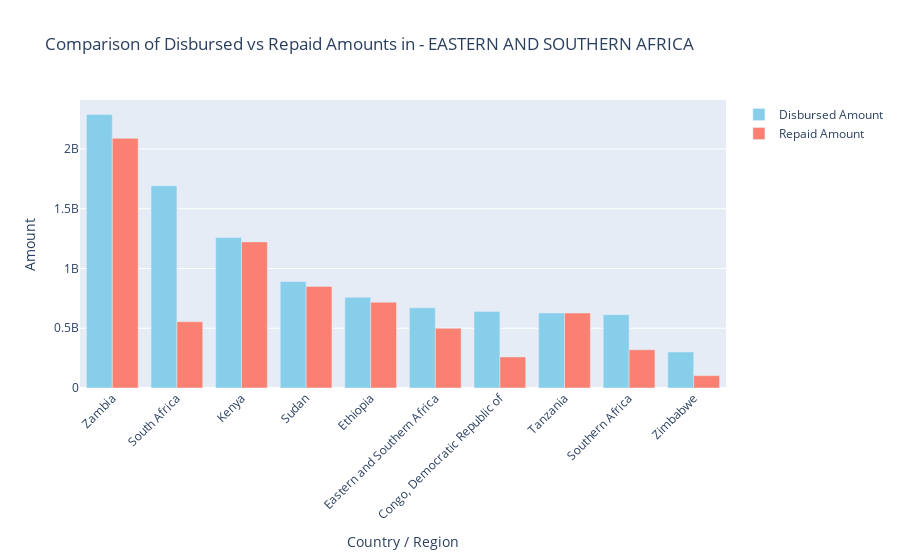

The code cell stored with this chart in its notebook:
### Markdown cell above
## Comparison of Disbursed vs Repaid Amounts in - EASTERN AND SOUTHERN AFRICA
* South Africa - remapyment rates are lowest of 32% 
* Zambia has highest repayment rate of 91%

### Code cell
import plotly.graph_objects as go

# Create figure
fig = go.Figure()

# Add bars for disbursed amounts
fig.add_trace(go.Bar(
    x=df['country_economy'], 
    y=df['total_disbursed'],
    name='Disbursed Amount',
    marker_color='skyblue'
))

# Add bars for repaid amounts (shifted)
fig.add_trace(go.Bar(
    x=df['country_economy'], 
    y=df['total_repaid'],
    name='Repaid Amount',
    marker_color='salmon'
))

# Update layout
fig.update_layout(
    title='Comparison of Disbursed vs Repaid Amounts in - EASTERN AND SOUTHERN AFRICA',
    xaxis_title='Country / Region',
    yaxis_title='Amount',
    barmode='group',  # Side-by-side bars
    xaxis_tickangle=-45,  # Rotate x-axis labels
)

# Show the plot
fig.show()

### Figure 1 — Plotly figure (JSON) as saved in the notebook; plotly's stock layout.template omitted (floating-point values rounded to 4 significant figures)
{"data": [{"marker": {"color": "skyblue"}, "name": "Disbursed Amount", "type": "bar", "x": ["Zambia", "South Africa", "Kenya", "Sudan", "Ethiopia", "Eastern and Southern Africa", "Congo, Democratic Republic of", "Tanzania", "Southern Africa", "Zimbabwe"], "y": [2289462579, 1692600000, 1258535595, 890646099, 760178841, 670713477, 641079979, 627822794, 613900000, 301700000]}, {"marker": {"color": "salmon"}, "name": "Repaid Amount", "type": "bar", "x": ["Zambia", "South Africa", "Kenya", "Sudan", "Ethiopia", "Eastern and Southern Africa", "Congo, Democratic Republic of", "Tanzania", "Southern Africa", "Zimbabwe"], "y": [2089408420, 554688772, 1222552519, 850256099, 717930375, 500172477, 259789653, 627192794, 320003359, 103373074]}], "layout": {"barmode": "group", "title": {"text": "Comparison of Disbursed vs Repaid Amounts in - EASTERN AND SOUTHERN AFRICA"}, "xaxis": {"tickangle": -45, "title": {"text": "Country / Region"}}, "yaxis": {"title": {"text": "Amount"}}}}
